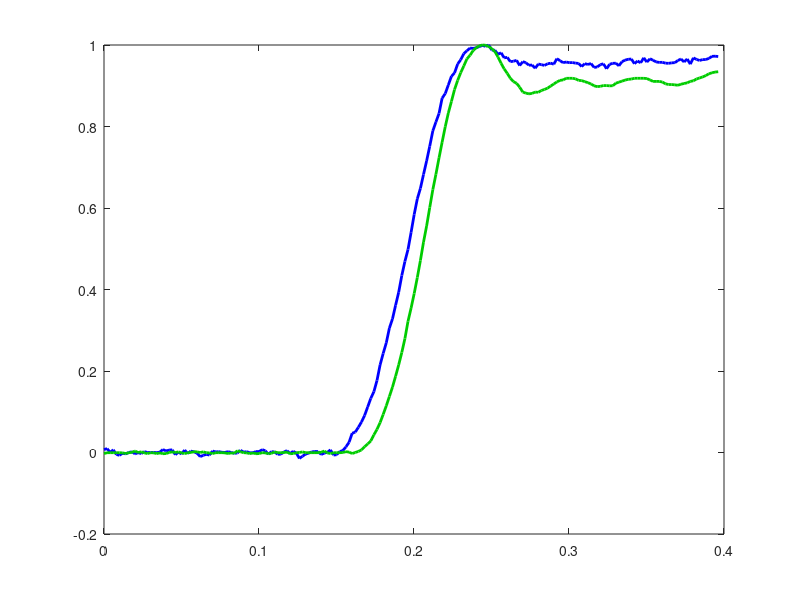

Write the MATLAB code that produced this figure. (Note: this script raises an error after producing the figure.)
clear all
close all

load('data_spect_delay_5.mat')

save_fig = false;
font_size = 15;
font_name = 'Times';
line_width = 2;

t = t-t(1);
tcut = t(cut);
x1 = x1-tcut(1);
x2 = x2-tcut(1);
tcut = tcut-tcut(1);

fig_delay = figure(1);
plot(tcut,z(cut)/max(z(cut)),'b-','LineWidth',line_width)
hold on
plot(tcut,v(cut)/max(v(cut)),'-','Color',[0 0.8 0],'LineWidth',line_width)
ax = gca;
ax.FontSize = font_size;
ax.FontName = font_name;
xlabel('Time [s]','Interpreter','latex')
ylabel('Normalized input and output','Interpreter','latex')
ylim([-0.05 1.05])
hold on
plot([x1 x2],[y y],'r+-','LineWidth',line_width)
grid on
leg=legend('Normalized $z$','Normalized $\Delta v_{5}$','Location','southeast');
leg.Interpreter = 'latex';
t_d = x2-x1;
tx=text(x2+0.05*x2,y,['$t_d = ' num2str(round(t_d,4)) ' s$'],'Color','r');
tx.FontName = font_name;
tx.FontSize = font_size;
tx.Interpreter = 'latex';
set(ax,'TickLabelInterpreter','latex')

if (save_fig)
%     exportgraphics(fig_psd,'psd5.png','Resolution',600)
    exportgraphics(fig_delay,'delay5.png','Resolution',600)
    close all
end